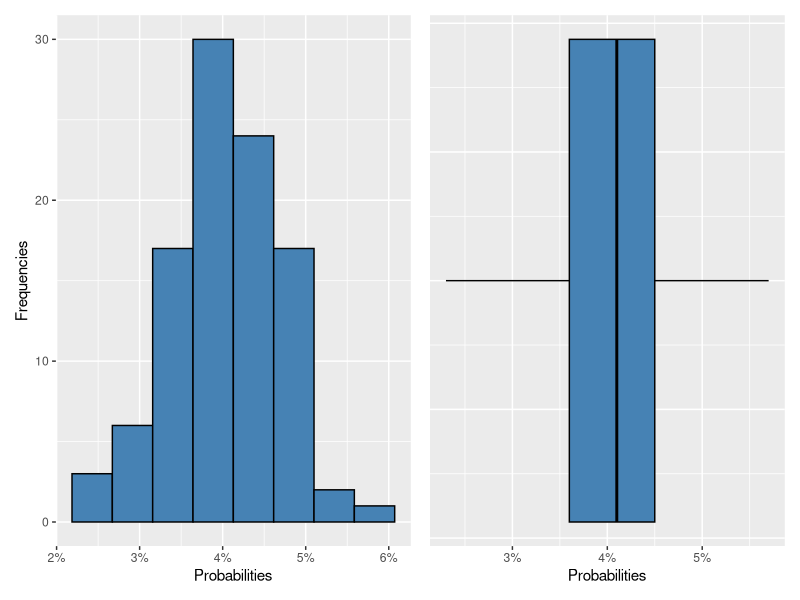
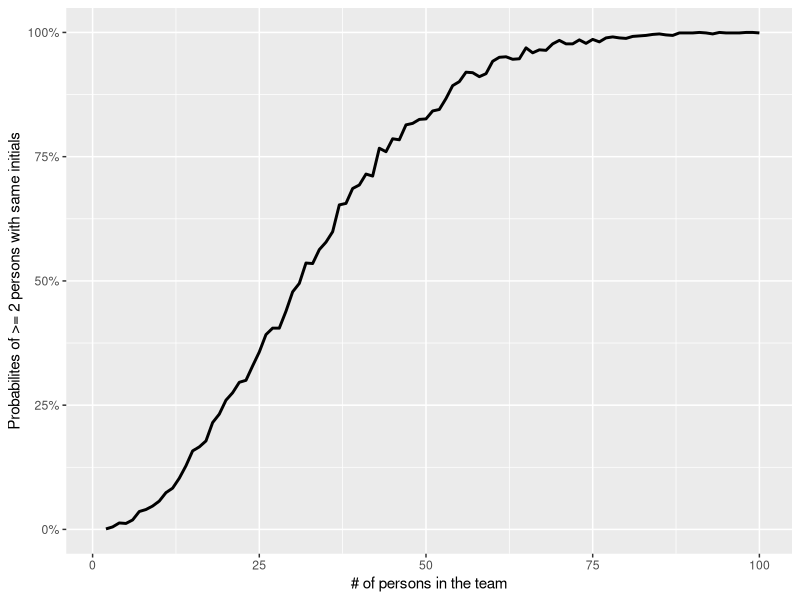
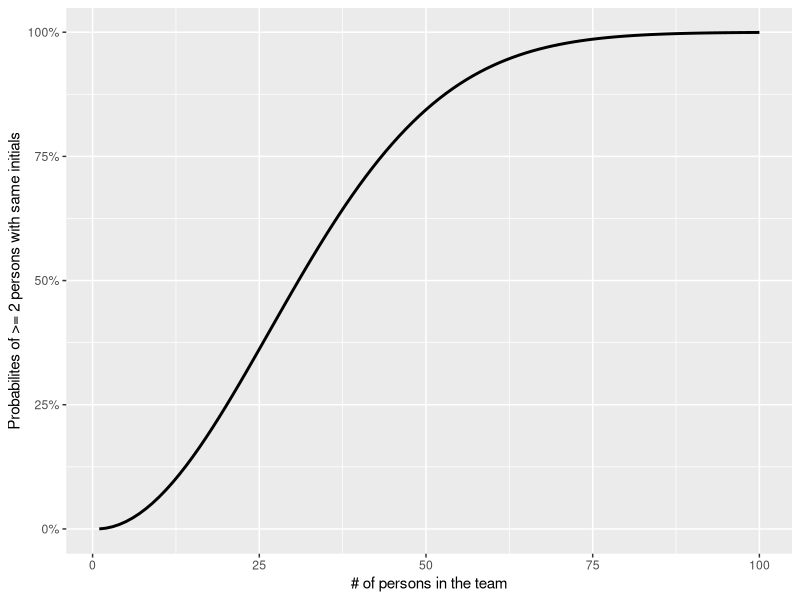
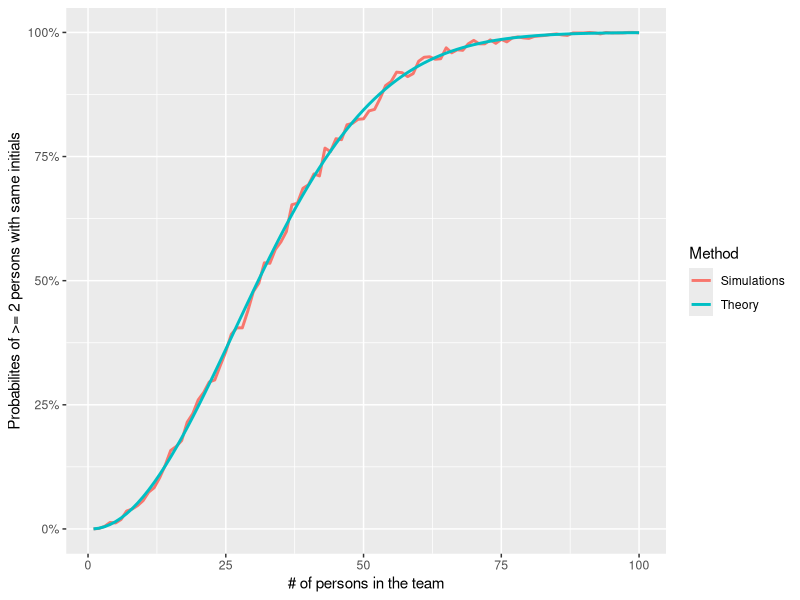

R code for these plots, in order:
## ---- chunk 1
knitr::opts_chunk$set(
  fig.align = "center",
  out.width = "100%",
  tidy = "styler",
  warning = FALSE,
  message = FALSE
)

set.seed(6)
## ---- chunk 2
# number of persons
n_persons <- 8

# create vector of initials
initials <- replicate(
  n = n_persons, # number of replications
  paste0(sample(LETTERS, size = 1), sample(LETTERS, size = 1)) # sample letters
)

# display initials
initials

# are there duplicates?
any(duplicated(initials))
## ---- chunk 3
# number of replications
reps <- 1000

# create and save replications
dat <- replicate(
  n = reps, # number of replications
  replicate(n_persons, paste0(sample(LETTERS, size = 1), sample(LETTERS, size = 1)))
)

# dimensions
dim(dat)

# display first 4 simulated teams
dat[, 1:4]
## ---- chunk 4
# rename rows
rownames(dat) <- paste0("M", 1:n_persons)

# rename columns
colnames(dat) <- paste0("T", 1:reps)

# display first 4 simulated teams
dat[, 1:4]
## ---- chunk 5
# transform to data frame
dat <- as.data.frame(dat)

# save which teams have duplicates
duplicates <- rep(NA, reps) # create empty vector
for (i in 1:reps) { # for loop over i from 1 to 1,000
  duplicates[i] <- any(duplicated(dat[, i])) # save results TRUE/FALSE in duplicates vector
}

# count how many teams have duplicates
sum(duplicates)
## ---- chunk 6
# create and save replications
dat <- replicate(
  n = reps, # number of replications
  replicate(n_persons, paste0(sample(LETTERS, size = 1), sample(LETTERS, size = 1)))
)

# transform to data frame
dat <- as.data.frame(dat)

# save which teams have duplicates
duplicates <- rep(NA, reps) # create empty vector
for (i in 1:reps) { # for loop over i from 1 to 1,000
  duplicates[i] <- any(duplicated(dat[, i])) # save results in the duplicates vector (as TRUE/FALSE)
}

# count how many teams have duplicates
sum(duplicates)
## ---- chunk 7
initials <- function(n_persons, reps = 1000) {
  # simulate data
  dat <- as.data.frame(replicate(
    reps,
    replicate(n_persons, paste0(sample(LETTERS, size = 1), sample(LETTERS, size = 1)))
  ))

  # save which teams have duplicates
  duplicates <- rep(NA, reps)
  for (i in 1:reps) {
    duplicates[i] <- any(duplicated(dat[, i]))
  }

  # proportion of teams with duplicates
  return(mean(duplicates))
}
## ---- chunk 8
# compute and save probabilities
probs <- replicate(100, initials(n_persons = 8))

# display probabilities
probs
## ---- chunk 9
# visualize distribution of the computed probabilities
# build and save plots
library(ggplot2)

p1 <- ggplot(mapping = aes(x = probs)) +
  geom_histogram(color = "black", fill = "steelblue", bins = 8) +
  labs(
    x = "Probabilities",
    y = "Frequencies"
  ) +
  scale_x_continuous(labels = scales::percent) # format x-axis in %

p2 <- ggplot(mapping = aes(x = probs)) +
  geom_boxplot(color = "black", fill = "steelblue") +
  labs(x = "Probabilities") +
  theme(
    axis.text.y = element_blank(),
    axis.ticks.y = element_blank()
  ) +
  scale_x_continuous(labels = scales::percent) # format x-axis in %

# combine plots
library(patchwork)

p1 + p2
## ---- chunk 10
# set lower and upper bounds of number of persons
min_persons <- 2
max_persons <- 100

# create empty vector of probabilities
probs <- rep(NA, length(min_persons:max_persons))

# compute and save probabilities for teams of size 2 to 100
for (i in min_persons:max_persons) {
  probs[i] <- initials(n_persons = i)
}

# display probabilities
probs
## ---- chunk 11
# create data frame with saved probabilities and number of persons
dat_plot_sim <- data.frame(
  n_persons = (min_persons - 1):max_persons,
  prob = probs
)

# display first 6 rows
head(dat_plot_sim)
## ---- chunk 12
# set proba = 1 when n_person = 1
dat_plot_sim[1, 2] <- 0

# display first 6 rows
head(dat_plot_sim)
## ---- chunk 13
# visualize probabilities
ggplot(dat_plot_sim) +
  aes(x = n_persons, y = probs) +
  geom_line(linewidth = 1) +
  labs(
    x = "# of persons in the team",
    y = "Probabilites of >= 2 persons with same initials"
  ) +
  scale_y_continuous(labels = scales::percent) # format y-axis in %
## ---- chunk 14
# define function
have_same <- function(s,n) {
  sample_space <- s
  probability <- 1
  for (i in 0:(n - 1)) {
    probability <- probability * (sample_space - i) / sample_space
  }
  1 - probability
}
## ---- chunk 15
# number of possible combinations of two-letter initials
n_initials <- 26^2

# apply function
have_same(n_initials, n_persons)
## ---- chunk 16
# compute and save probabilities for teams between 1 and 100 persons
probs <- vector(length = max_persons)
for(i in 1:max_persons) {
  probs[i] <- have_same(n_initials, i)
}

# create data frame with saved probabilities and number of persons
dat_plot_theory <- data.frame(
  n_persons = (min_persons - 1):max_persons,
  prob = probs
)

# display first 6 rows
head(dat_plot_theory)
## ---- chunk 17
# visualize probabilities
ggplot(dat_plot_theory) +
  aes(x = n_persons, y = probs) +
  geom_line(linewidth = 1) +
  labs(
    x = "# of persons in the team",
    y = "Probabilites of >= 2 persons with same initials"
  ) +
  scale_y_continuous(labels = scales::percent) # format y-axis in %
## ---- chunk 18
# combine the two data frames into one
dat_plot_sim$Method <- "Simulations"
dat_plot_theory$Method <- "Theory"
dat_plot_all <- rbind(dat_plot_sim, dat_plot_theory)

# visualize probabilities
ggplot(dat_plot_all) +
  aes(x = n_persons, y = prob, color = Method) +
  geom_line(linewidth = 1) +
  labs(
    x = "# of persons in the team",
    y = "Probabilites of >= 2 persons with same initials"
  ) +
  scale_y_continuous(labels = scales::percent) # format y-axis in %
